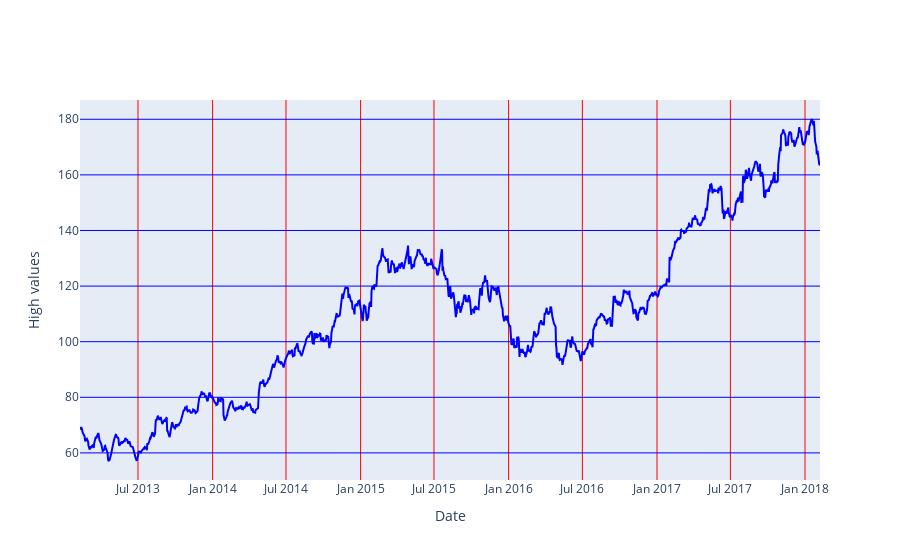

Notebook cell for this chart:
### Markdown cell above
# The highest values over the year

### Code cell
fig = go.Figure(data=go.Scatter(x=apple['date'],y=apple['high'], mode='lines'))
# Customize the line color
fig.update_traces(line=dict(color='blue'))

# Customize the background color
fig.update_layout(plot_bgcolor='light gray')

# Customize the x-axis label
fig.update_layout(xaxis_title='Date')

# Customize the y-axis label
fig.update_layout(yaxis_title='High values')

# Customize the grid line color
fig.update_layout(
    xaxis=dict(
        gridcolor='red' 
    ),
    yaxis=dict(
        gridcolor='blue'  #
    )
)

fig.show()

### Figure 1 — Plotly figure (JSON) as saved in the notebook; plotly's stock layout.template omitted (floating-point values rounded to 4 significant figures; data arrays with more than 128 entries replaced by an {"elided": "..."} marker saying what was removed)
{"data": [{"line": {"color": "blue"}, "mode": "lines", "type": "scatter", "x": {"elided": "1259 str values"}, "y": {"elided": "1259 float values"}}], "layout": {"plot_bgcolor": "light gray", "xaxis": {"gridcolor": "red", "title": {"text": "Date"}}, "yaxis": {"gridcolor": "blue", "title": {"text": "High values"}}}}
